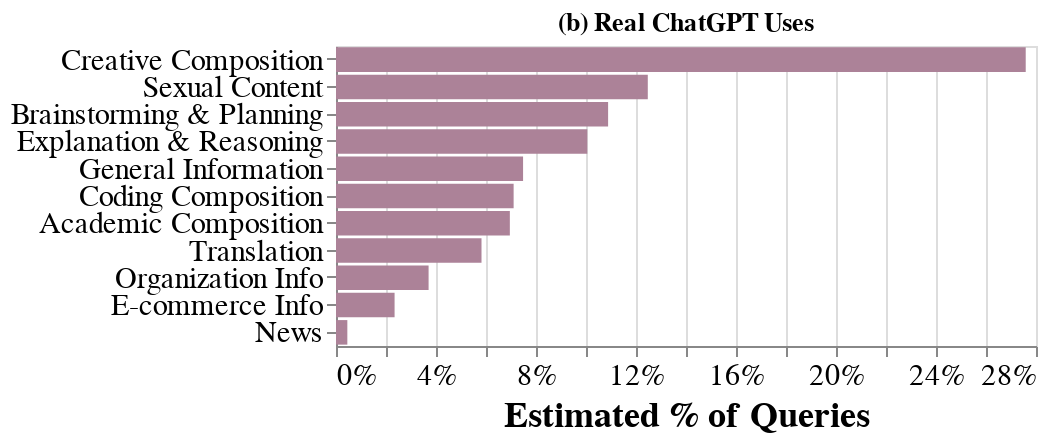

Notebook code cell kept with this figure:
### Code cell
# CHANGE HERE HOW THE PLOT LOOKS
wildchat_chart = prepare_altair_wildchat(
    "wildchat_analysis_results.csv",
    color="#ac8298",
    axis_fontsize=18,
    labels_fontsize=15,
    font="times",
    title="(b) Real ChatGPT Uses",
    title_x="Estimated % of Queries",
    title_y=None, # Manuel: I'm removing it only in the second plot because it looks better when concatenated, but you can add it back
    labels_map={"Creative Composition": "Creative Composition", "Sexual/Illegal Content": "Sexual Content", "Brainstorming and Planning": "Brainstorming & Planning", "Explanation and Reasoning": "Explanation & Reasoning", "General Information": "General Information", "Coding Composition": "Coding Composition", "Academic Composition": "Academic Composition", "Translation": "Translation", "Organization Information": "Organization Info", "E-commerce Information": "E-commerce Info", "Self-help & self-harm": "Self-help/harm", "News": "News"},
    percentages=True,
    remove=["Other", "Self-help & self-harm"],
    width=350, 
    height=150,
)
wildchat_chart.show()

### Figure 1 — Vega-Lite specification as saved in the notebook (floating-point values rounded to 4 significant figures)
{"config": {"view": {"continuousWidth": 300, "continuousHeight": 300}}, "data": {"name": "data-a8063f59652eef2ff76f0c554766e83d"}, "mark": {"type": "bar", "color": "#ac8298"}, "encoding": {"order": {"field": "order", "type": "quantitative"}, "x": {"axis": {"format": ".0%", "labelFont": "times", "labelFontSize": 15, "titleFont": "times", "titleFontSize": 18}, "field": "pct_count", "title": "Estimated % of Queries", "type": "quantitative"}, "y": {"axis": {"labelExpr": "{'Creative Composition': 'Creative Composition', 'Sexual/Illegal Content': 'Sexual Content', 'Brainstorming and Planning': 'Brainstorming & Planning', 'Explanation and Reasoning': 'Explanation & Reasoning', 'General Information': 'General Information', 'Coding Composition': 'Coding Composition', 'Academic Composition': 'Academic Composition', 'Translation': 'Translation', 'Organization Information': 'Organization Info', 'E-commerce Information': 'E-commerce Info', 'Self-help & self-harm': 'Self-help/harm', 'News': 'News'}[datum.value]", "labelFont": "times", "labelFontSize": 15, "titleFont": "times", "titleFontSize": 18}, "field": "category", "sort": "-x", "title": null, "type": "nominal"}}, "height": 150, "title": "(b) Real ChatGPT Uses", "width": 350, "$schema": "https://vega.github.io/schema/vega-lite/v5.17.0.json", "datasets": {"data-a8063f59652eef2ff76f0c554766e83d": [{"category": "Academic Composition", "count": 92, "stack": "Relevance to Websites", "pct_count": 0.06954}, {"category": "Organization Information", "count": 49, "stack": "Relevance to Websites", "pct_count": 0.03704}, {"category": "E-commerce Information", "count": 31, "stack": "Relevance to Websites", "pct_count": 0.02343}, {"category": "News", "count": 6, "stack": "Relevance to Websites", "pct_count": 0.004535}, {"category": "Creative Composition", "count": 365, "stack": "Less Relevant to Websites", "pct_count": 0.2759}, {"category": "Brainstorming and Planning", "count": 144, "stack": "Less Relevant to Websites", "pct_count": 0.1088}, {"category": "Explanation and Reasoning", "count": 133, "stack": "Less Relevant to Websites", "pct_count": 0.1005}, {"category": "General Information", "count": 99, "stack": "Less Relevant to Websites", "pct_count": 0.07483}, {"category": "Coding Composition", "count": 94, "stack": "Less Relevant to Websites", "pct_count": 0.07105}, {"category": "Translation", "count": 77, "stack": "Less Relevant to Websites", "pct_count": 0.0582}, {"category": "Sexual/Illegal Content", "count": 165, "stack": "NSFW Content", "pct_count": 0.1247}]}}
